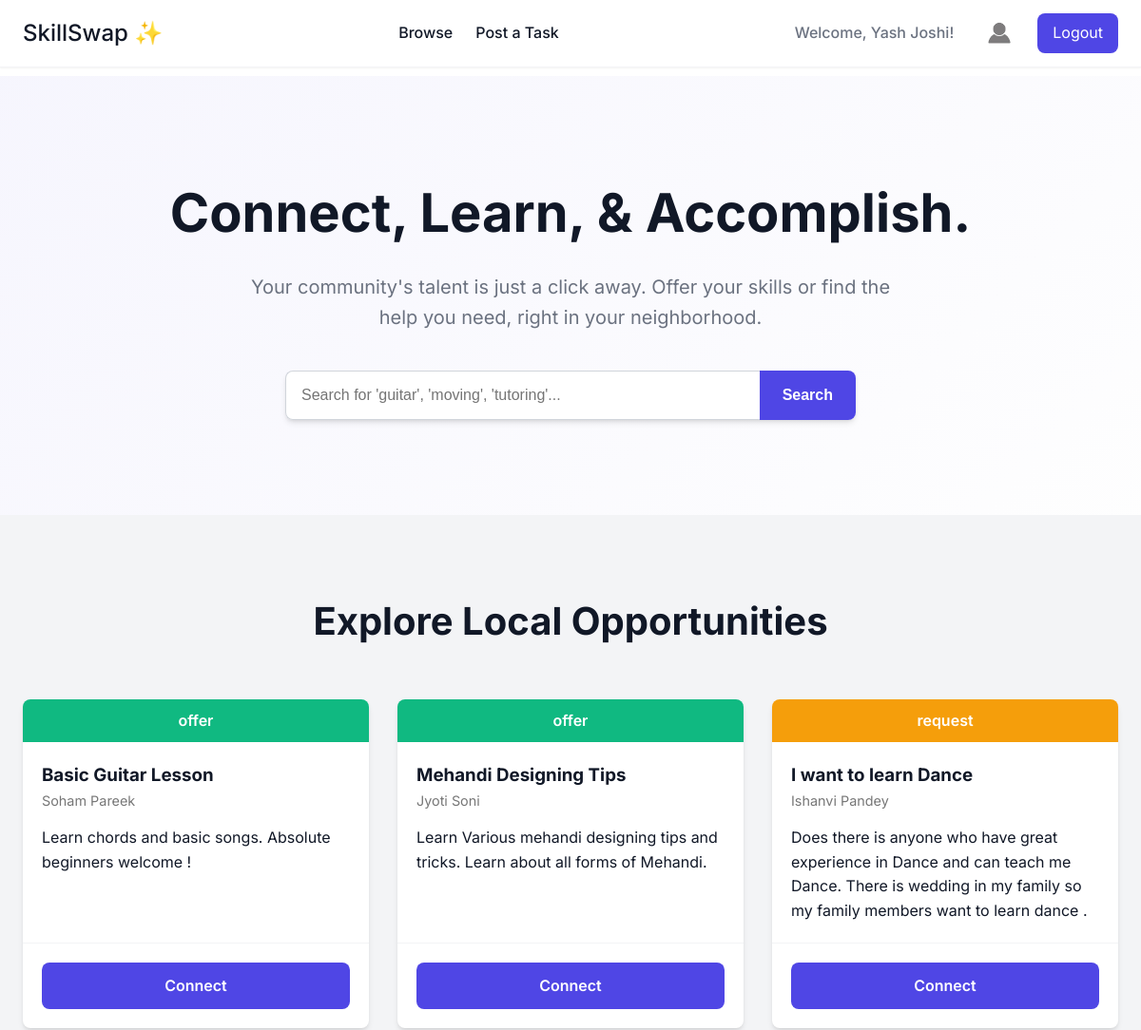
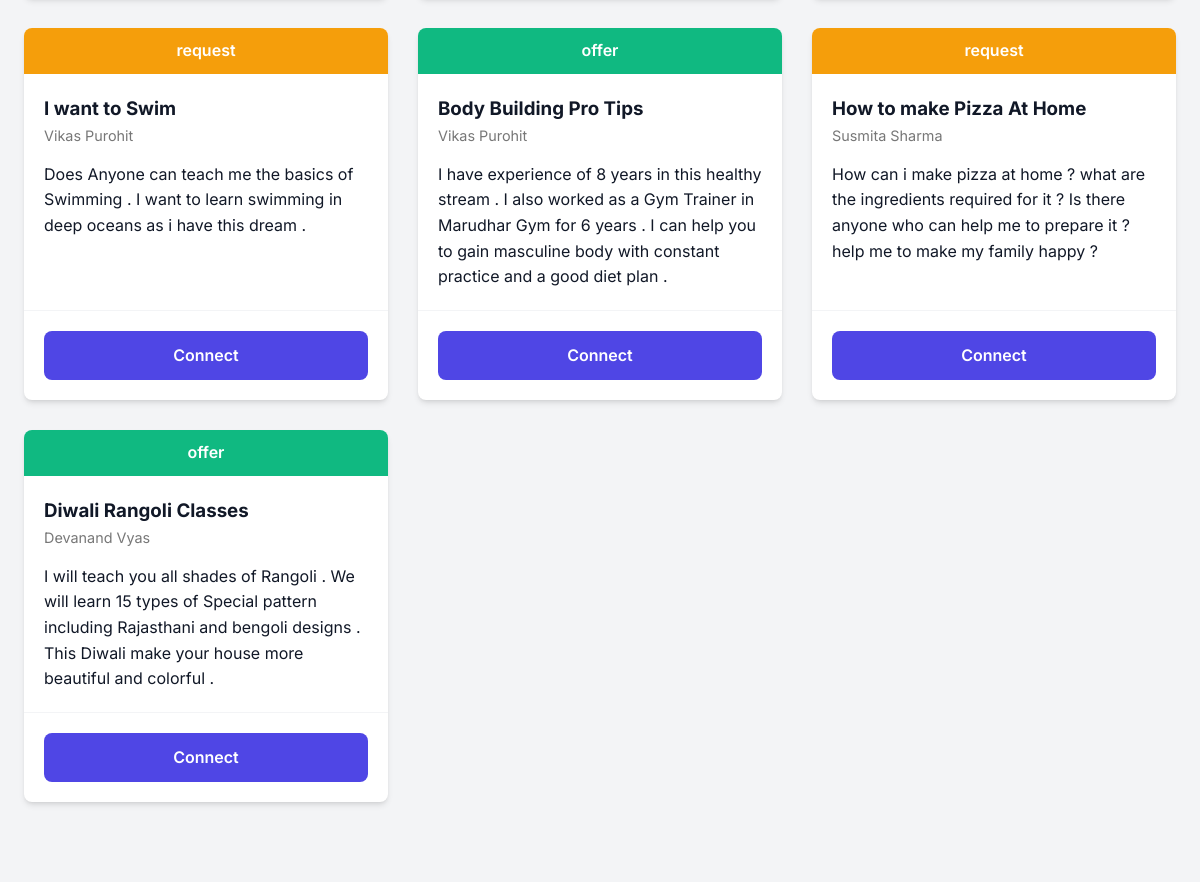
The app's page /index.php (signed in) with its own data (2 pictures, top to bottom).
### tables this page shows
CREATE TABLE IF NOT EXISTS `details` (
  `req_offer` varchar(30) NOT NULL,
  `sn` int(11) NOT NULL,
  `code` varchar(100) NOT NULL,
  `category` varchar(80) NOT NULL,
  `topic` varchar(100) NOT NULL,
  `user` varchar(80) NOT NULL,
  `description` varchar(300) NOT NULL
);

### index.php (the view, shortened to what this page needs)
<?php
    $conn=mysqli_connect("localhost","root","","skillswap");
    $isUserLoggedIn = isset($_COOKIE['admin']);
    $userEmail = $isUserLoggedIn ? htmlspecialchars($_COOKIE['admin']) : '';
    $rs =Mysqli_query($conn,"select * from admin where email ='$userEmail'" );
    If($r=mysqli_fetch_array($rs)){
    $userName =$r["name"];
}
?>
<!DOCTYPE html>
<html lang="en">
<head>
    <link rel="stylesheet" href="style.css">
</head>
<body>
     <header>
    <nav class="container">
        <a onclick="homepage()" class="logo nav-link">SkillSwap ✨</a>
        <div class="nav-links">
            <p style="cursor:pointer;" onclick="homepage()" class="nav-link">Browse</p>
            <?php if ($isUserLoggedIn): ?>
                <p style="cursor:pointer;" class="nav-link" onclick="postpage()">Post a Task</p>
            <?php else: ?>
                <p style="cursor:pointer;" class="nav-link requires-auth">Post a Task</p>
            <?php endif; ?>
        </div>
        <div class="nav-auth <?php if (!$isUserLoggedIn) echo 'hidden'; ?>" id="nav-auth-logged-in">
            <span class="welcome-user">Welcome, <?php echo htmlspecialchars($userName); ?>!</span>
            <p onclick="profile()" class="profile-icon <?php if (!$isUserLoggedIn) echo 'requires-auth'; ?>" title="View Profile">
                <img src="user-icon.jpg" alt="Profile" style="width:32px; height:32px; border-radius:50%; margin-left:8px;">
            </p>
            <a href="logout.php" id="logout-btn" class="logout-btn">Logout</a>
        </div>
    </nav>
</header>
     <main>
        <div id="main-content">
            <section id="home-page" class="page">
                <section class="hero">
                    <div class="hero-content">
                        <h1>Connect, Learn, & Accomplish.</h1>
                        <p>Your community's talent is just a click away. Offer your skills or find the help you need, right in your neighborhood.</p>
                        <div class="hero-search">
                            <input type="text" id="searchInput" placeholder="Search for 'guitar', 'moving', 'tutoring'...">
                            <button id="searchBtn">Search</button>
                        </div>
                    </div>
                </section>
                <section id="browse" class="listings-section">
                    <div class="container">
                       <h2>Explore Local Opportunities</h2>
                        <div class="listings-grid">
                                <?php
								$conn =mysqli_connect("localhost","root","","skillswap");
								if(isset($_COOKIE["admin"])){
									$loginUser=$_COOKIE["admin"];
									$query = "select * from details where user<>'$loginUser' order by sn ";
								}
								else{
									$query = "select * from details order by rand()";
								}
								$rs = mysqli_query($conn,$query);
								while($r=mysqli_fetch_array($rs)){
									$useremail = $r["user"];
									$rs1 =mysqli_query($conn,"select * from admin where email ='$useremail'");
									if($r1=mysqli_fetch_array($rs1)){
										$name =$r1["name"];
									}
							?>
                            <div class="card" data-task-id="1" data-title="<?=$r["topic"]?>" data-user="<?=$name?>" data-desc="<?=$r["description"]?>">
                                <div class="card-header <?=$r["req_offer"]?>"><?=$r["req_offer"]?></div>
                                <div class="card-body">
                                    <h3><?=$r["topic"]?></h3>
                                    <p class="card-user"><?=$name?></p>
                                    <p><?=$r["description"]?></p>
                                </div>
										<div class="card-footer">
										<?php if ($isUserLoggedIn): ?>
                            <p onclick="connectpage('<?= $r['code'] ?>')" class="btn btn-primary connect-btn">Connect</p>
                        <?php else: ?>
                            <p class="btn btn-primary connect-btn requires-auth">Connect</p>
                        <?php endif; ?>
                                </div>
                            </div>
							<?php
								}
								?>
                        </div>
                    </div>
                </section>
            </section>
        </div>
    </main>
</body>
</html>

### style.css (style rules this page uses)
:root { --primary-color: #4F46E5; --secondary-color: #10B981; --accent-color: #F59E0B; --dark-color: #111827; --light-color: #FFFFFF; --gray-100: #F3F4F6; --gray-200: #E5E7EB; --gray-500: #6B7280; --font-family: 'Inter', sans-serif; --border-radius: 8px; --shadow-sm: 0 1px 2px 0 rgb(0 0 0 / 0.05); --shadow-md: 0 4px 6px -1px rgb(0 0 0 / 0.1), 0 2px 4px -2px rgb(0 0 0 / 0.1); --shadow-lg: 0 10px 15px -3px rgb(0 0 0 / 0.1), 0 4px 6px -4px rgb(0 0 0 / 0.1); }
* { margin: 0; padding: 0; box-sizing: border-box; }
body { font-family: var(--font-family); color: var(--dark-color); background-color: var(--light-color); line-height: 1.6; }
.container { max-width: 1200px; margin: 0 auto; padding: 0 24px; }
.page { padding-top: 80px; min-height: calc(100vh - 120px); }
header { background: var(--light-color); box-shadow: var(--shadow-sm); border-bottom: 1px solid var(--gray-100); position: fixed; width: 100%; top: 0; z-index: 900; }
header nav { display: flex; justify-content: space-between; align-items: center; height: 70px; }
.logo { font-weight: 700; font-size: 1.5rem; color: var(--primary-color); text-decoration: none; cursor:pointer; }
.nav-links, .nav-auth { display: flex; align-items: center; gap: 24px; }
.nav-link { text-decoration: none; color: var(--dark-color); font-weight: 500; transition: color 0.3s ease; }
.signup-btn, .logout-btn { background: var(--primary-color); color: var(--light-color); padding: 8px 16px; border-radius: var(--border-radius); transition: background-color 0.3s ease; text-decoration: none; }
.welcome-user { font-weight: 500; color: var(--gray-500); }
.hero { background: linear-gradient(135deg, rgba(79, 70, 229, 0.05), rgba(243, 244, 246, 0.1)); text-align: center; padding: 100px 24px; }
.hero-content h1 { font-size: 3.5rem; font-weight: 700; margin-bottom: 1rem; }
.hero-content p { font-size: 1.25rem; max-width: 700px; margin: 0 auto 2.5rem; color: var(--gray-500); }
.hero-search { display: flex; max-width: 600px; margin: auto; box-shadow: var(--shadow-md); border-radius: var(--border-radius); }
.hero-search input { flex-grow: 1; border: 1px solid #D1D5DB; padding: 16px; border-radius: var(--border-radius) 0 0 var(--border-radius); border-right: none; font-size: 1rem; }
.hero-search button { padding: 0 24px; background: var(--primary-color); color: white; border: none; border-radius: 0 var(--border-radius) var(--border-radius) 0; cursor: pointer; font-weight: 600; font-size: 1rem; }
.listings-section { background: var(--gray-100); padding: 80px 0; }
.listings-section h2 { text-align: center; font-size: 2.5rem; margin-bottom: 50px; }
.listings-grid { display: grid; grid-template-columns: repeat(auto-fill, minmax(320px, 1fr)); gap: 30px; }
.card { background: var(--light-color); border-radius: var(--border-radius); box-shadow: var(--shadow-md); overflow: hidden; display: flex; flex-direction: column; transition: transform 0.3s ease, box-shadow 0.3s ease; }
.card-header { padding: 10px 20px; color: var(--light-color); font-weight: 600; text-align: center; }
.card-header.offer { background: var(--secondary-color); }
.card-header.request { background: var(--accent-color); }
.card-body { padding: 20px; flex-grow: 1; }
.card-user { font-size: 0.9rem; color: #777; margin-bottom: 15px; }
.card-footer { padding: 20px; border-top: 1px solid var(--gray-100); text-align: center; }
.btn { padding: 12px 30px; text-decoration: none; border-radius: var(--border-radius); font-weight: 600; transition: all 0.3s ease; border: none; cursor: pointer; }
.btn-primary { background: var(--primary-color); color: var(--light-color); }
.profile-icon img { width: 32px; height: 32px; border-radius: 50%; vertical-align: middle; margin-left: 10px; cursor: pointer; transition: transform 0.2s; }

### records on screen
details: req_offer "offer", topic "Basic Guitar Lesson", admin.name "Soham Pareek", description "Learn chords and basic songs. Absolute beginners welcome !"
details: req_offer "offer", topic "Mehandi Designing Tips", admin.name "Jyoti Soni", description "Learn Various mehandi designing tips and tricks. Learn about all forms of Mehandi."
details: req_offer "request", topic "I want to learn Dance", admin.name "Ishanvi Pandey", description "Does there is anyone who have great experience in Dance and can teach me Dance. There is wedding in my family so my family members want to learn dance ."
details: req_offer "request", topic "I want to Swim", admin.name "Vikas Purohit", description "Does Anyone can teach me the basics of Swimming . I want to learn swimming in deep oceans as i have this dream ."
details: req_offer "offer", topic "Body Building Pro Tips", admin.name "Vikas Purohit", description "I have experience of 8 years in this healthy stream . I also worked as a Gym Trainer in Marudhar Gym for 6 years . I can help you to gain masculine body with constant practice and a good diet plan ."
details: req_offer "request", topic "How to make Pizza At Home", admin.name "Susmita Sharma", description "How can i make pizza at home ? what are the ingredients required for it ? Is there anyone who can help me to prepare it ? help me to make my family happy ?"
details: req_offer "offer", topic "Diwali Rangoli Classes", admin.name "Devanand Vyas", description "I will teach you all shades of Rangoli . We will learn 15 types of Special pattern including Rajasthani and bengoli designs . This Diwali make your house more beautiful and colorful ."

### other values on screen
$userName "Yash Joshi"
